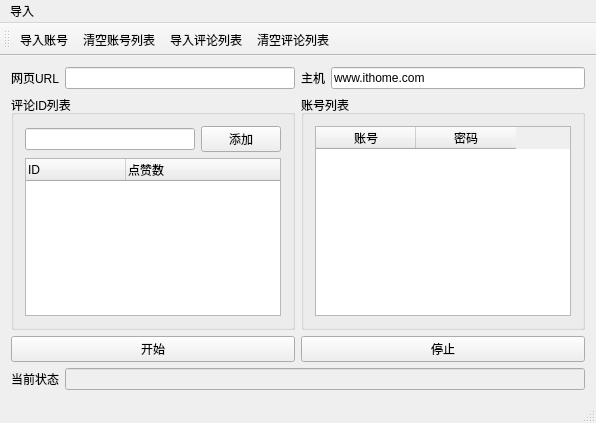
<?xml version="1.0" encoding="UTF-8"?>
<ui version="4.0">
 <class>autobots_toutiaoClass</class>
 <widget class="QMainWindow" name="autobots_toutiaoClass">
  <property name="geometry">
   <rect>
    <x>0</x>
    <y>0</y>
    <width>596</width>
    <height>423</height>
   </rect>
  </property>
  <property name="windowTitle">
   <string>IT之家</string>
  </property>
  <widget class="QWidget" name="centralWidget">
   <layout class="QGridLayout" name="gridLayout_3">
    <item row="0" column="0">
     <layout class="QHBoxLayout" name="horizontalLayout_4">
      <item>
       <layout class="QHBoxLayout" name="horizontalLayout_3">
        <item>
         <widget class="QLabel" name="label_3">
          <property name="text">
           <string>网页URL</string>
          </property>
         </widget>
        </item>
        <item>
         <widget class="QLineEdit" name="lineEdit_url">
          <property name="enabled">
           <bool>true</bool>
          </property>
         </widget>
        </item>
       </layout>
      </item>
      <item>
       <layout class="QHBoxLayout" name="horizontalLayout_2">
        <item>
         <widget class="QLabel" name="label_2">
          <property name="text">
           <string>主机</string>
          </property>
         </widget>
        </item>
        <item>
         <widget class="QLineEdit" name="lineEdit_host">
          <property name="enabled">
           <bool>true</bool>
          </property>
          <property name="text">
           <string>www.ithome.com</string>
          </property>
         </widget>
        </item>
       </layout>
      </item>
     </layout>
    </item>
    <item row="1" column="0">
     <layout class="QHBoxLayout" name="horizontalLayout_6">
      <item>
       <widget class="QGroupBox" name="groupBox">
        <property name="sizePolicy">
         <sizepolicy hsizetype="Preferred" vsizetype="Preferred">
          <horstretch>5</horstretch>
          <verstretch>0</verstretch>
         </sizepolicy>
        </property>
        <property name="title">
         <string>评论ID列表</string>
        </property>
        <layout class="QGridLayout" name="gridLayout">
         <item row="0" column="0">
          <layout class="QHBoxLayout" name="horizontalLayout_7">
           <item>
            <widget class="QLineEdit" name="lineEdit_comment_id"/>
           </item>
           <item>
            <widget class="QPushButton" name="pushButton_add_comment_id">
             <property name="text">
              <string>添加</string>
             </property>
            </widget>
           </item>
          </layout>
         </item>
         <item row="1" column="0">
          <widget class="QTreeWidget" name="treeWidget_comment_id">
           <property name="sizePolicy">
            <sizepolicy hsizetype="Expanding" vsizetype="Expanding">
             <horstretch>2</horstretch>
             <verstretch>0</verstretch>
            </sizepolicy>
           </property>
           <column>
            <property name="text">
             <string>ID</string>
            </property>
           </column>
           <column>
            <property name="text">
             <string>点赞数</string>
            </property>
           </column>
          </widget>
         </item>
        </layout>
       </widget>
      </item>
      <item>
       <widget class="QGroupBox" name="groupBox_2">
        <property name="sizePolicy">
         <sizepolicy hsizetype="Preferred" vsizetype="Preferred">
          <horstretch>5</horstretch>
          <verstretch>0</verstretch>
         </sizepolicy>
        </property>
        <property name="title">
         <string>账号列表</string>
        </property>
        <layout class="QGridLayout" name="gridLayout_2">
         <item row="0" column="0">
          <widget class="QTableWidget" name="tableWidget_account_id">
           <column>
            <property name="text">
             <string>账号</string>
            </property>
           </column>
           <column>
            <property name="text">
             <string>密码</string>
            </property>
           </column>
          </widget>
         </item>
        </layout>
       </widget>
      </item>
     </layout>
    </item>
    <item row="2" column="0">
     <layout class="QHBoxLayout" name="horizontalLayout_5">
      <item>
       <widget class="QPushButton" name="pushButton_start">
        <property name="text">
         <string>开始</string>
        </property>
       </widget>
      </item>
      <item>
       <widget class="QPushButton" name="pushButton_pause">
        <property name="text">
         <string>停止</string>
        </property>
       </widget>
      </item>
     </layout>
    </item>
    <item row="3" column="0">
     <layout class="QHBoxLayout" name="horizontalLayout">
      <item>
       <widget class="QLabel" name="label_1">
        <property name="text">
         <string>当前状态</string>
        </property>
       </widget>
      </item>
      <item>
       <widget class="QLineEdit" name="lineEdit_msg">
        <property name="enabled">
         <bool>false</bool>
        </property>
       </widget>
      </item>
     </layout>
    </item>
   </layout>
  </widget>
  <widget class="QMenuBar" name="menuBar">
   <property name="geometry">
    <rect>
     <x>0</x>
     <y>0</y>
     <width>596</width>
     <height>23</height>
    </rect>
   </property>
   <widget class="QMenu" name="menu">
    <property name="title">
     <string>导入</string>
    </property>
    <addaction name="action_from_txt"/>
    <addaction name="action_import_commentid"/>
   </widget>
   <addaction name="menu"/>
  </widget>
  <widget class="QToolBar" name="mainToolBar">
   <attribute name="toolBarArea">
    <enum>TopToolBarArea</enum>
   </attribute>
   <attribute name="toolBarBreak">
    <bool>false</bool>
   </attribute>
   <addaction name="action_from_txt"/>
   <addaction name="action_clear_accounts"/>
   <addaction name="action_import_commentid"/>
   <addaction name="action_clear_comments"/>
  </widget>
  <widget class="QStatusBar" name="statusBar"/>
  <action name="action_from_txt">
   <property name="text">
    <string>导入账号</string>
   </property>
   <property name="toolTip">
    <string>txt文本</string>
   </property>
  </action>
  <action name="action_import_commentid">
   <property name="text">
    <string>导入评论列表</string>
   </property>
  </action>
  <action name="action_clear_comments">
   <property name="text">
    <string>清空评论列表</string>
   </property>
  </action>
  <action name="action_clear_accounts">
   <property name="text">
    <string>清空账号列表</string>
   </property>
  </action>
 </widget>
 <layoutdefault spacing="6" margin="11"/>
 <resources>
  <include location="autobots_toutiao.qrc"/>
 </resources>
 <connections/>
</ui>
